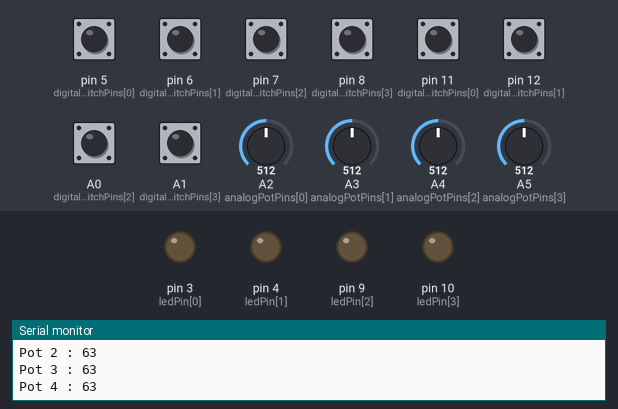
A sketch run on a simulated Teensy 4. Shown: output pins drawn as LEDs (lit = HIGH), the last lines printed to the serial monitor. Inputs (shaded band) come from the test bench; at power-on: A0 (digitalStompSwitchPins[2]), A1 (digitalStompSwitchPins[3]), pin 5 (digitalToggleSwitchPins[0]), pin 6 (digitalToggleSwitchPins[1]), pin 7 (digitalToggleSwitchPins[2]), pin 8 (digitalToggleSwitchPins[3]), pin 11 (digitalStompSwitchPins[0]), pin 12 (digitalStompSwitchPins[1]) HIGH, A2 (analogPotPins[0]) = 512, A3 (analogPotPins[1]) = 512, A4 (analogPotPins[2]) = 512, A5 (analogPotPins[3]) = 512.

Above: at 1.2 s.
1.3 s: pin 11 (digitalStompSwitchPins[0]) pulled LOW for 0.15 s
At 1.38 s:
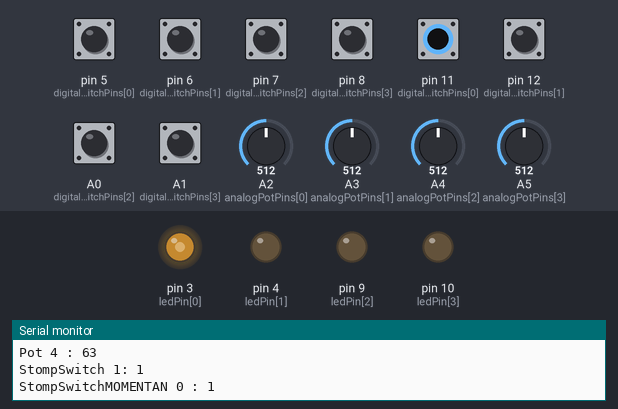
2.9 s: pin 12 (digitalStompSwitchPins[1]) pulled LOW for 0.15 s
At 2.98 s:
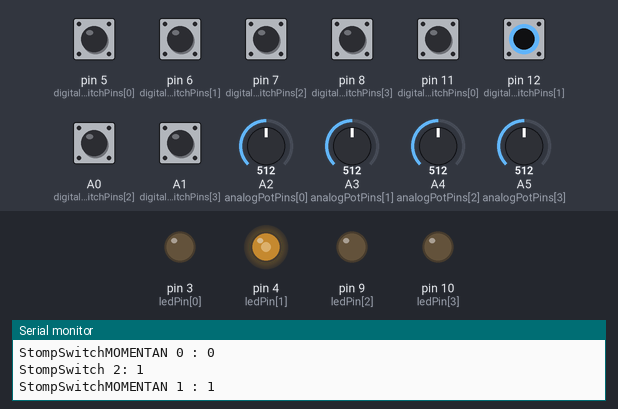
4.5 s: A0 (digitalStompSwitchPins[2]) pulled LOW for 0.15 s
At 4.58 s:
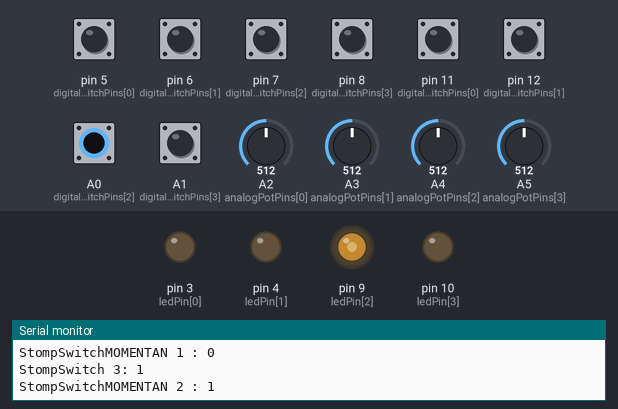
6.1 s: A1 (digitalStompSwitchPins[3]) pulled LOW for 0.15 s
At 6.18 s:
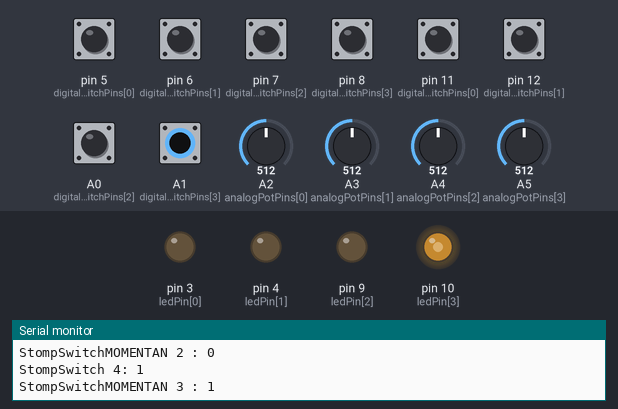
7.7 s: pin 11 (digitalStompSwitchPins[0]) pulled LOW for 1 s
At 9.9 s:
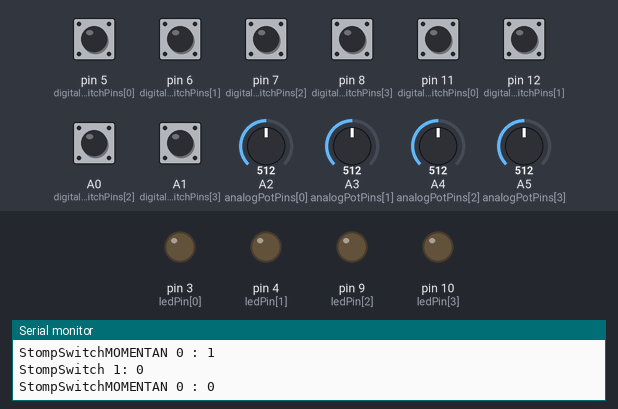
10.2 s: pin 12 (digitalStompSwitchPins[1]) pulled LOW for 1 s
At 11.0 s:
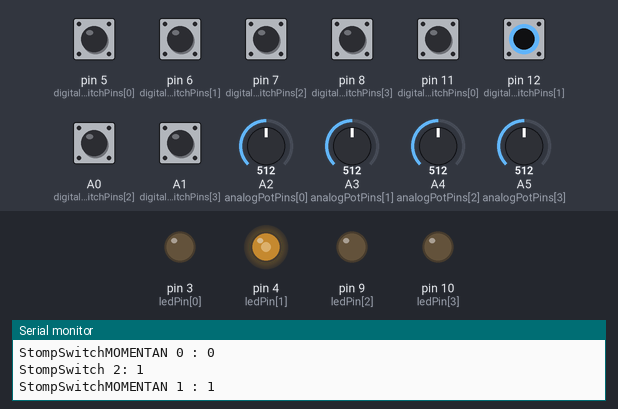
Timing chart, 0 to 13.2 s (numbered marks = the images above; inputs shaded):
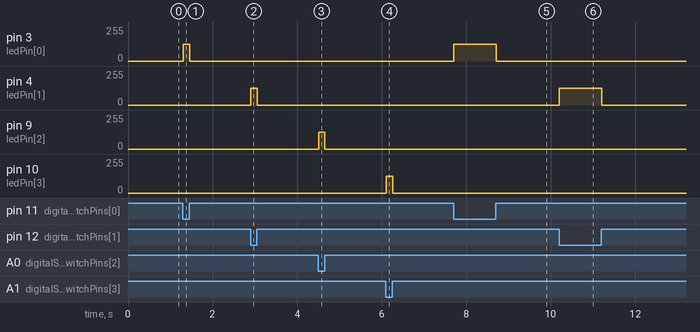

The sketch:

Teensy-based-midi-controller.ino
```cpp
// BUGG ???: när man slår av toggle, men LED är på, fortsätter LED lysa.


// LIBRARIES
#include <Bounce2.h> //debounce library för digital buttons
// #include <MIDI.h> - if I want regular wired MIDI


//----- ANALOG POTS
// declare variables for reading analog pot pins
const int analogPotPins[] = {16, 17, 18, 19};
const int numberOfAnalogPots = 4;
int oldAnalogPotReading[numberOfAnalogPots];
int analogPotValue[numberOfAnalogPots];
int oldAnalogPotValue[numberOfAnalogPots];


//----- TOGGLE

// declare variables for reading toggle switch pins
const int digitalToggleSwitchPins[] = {5, 6, 7, 8};
const int numberOfToggleSwitches = 4;
bool toggleSwitchValue[] = {0, 0, 0, 0}; //actual value
bool oldToggleSwitchValue[] = {0, 0, 0, 0}; //actual value

// declare debounce for toggle switches
Bounce toggleDebounce0 = Bounce();
Bounce toggleDebounce1 = Bounce();
Bounce toggleDebounce2 = Bounce();
Bounce toggleDebounce3 = Bounce();


//----- STOMP SWITCHES

// declare variables for reading stomp switches
const int digitalStompSwitchPins[] = {11, 12, 14, 15}; // TO BE CHANGED
const int numberOfStompSwitches = 4;
bool stompSwitchPressed[] = {0, 0, 0, 0}; //is switch pressed?
bool oldStompSwitchPressed[] = {0, 0, 0, 0}; //OLD is switch pressed?
bool stompSwitchValue[]  = {0, 0, 0, 0} ; // does the program think it's pressed?
bool oldStompSwitchValue[]  = {0, 0, 0, 0} ; // OLD does the program think it's pressed?

//declare debounce for stomp switches
Bounce stompDebounce0 = Bounce();
Bounce stompDebounce1 = Bounce();
Bounce stompDebounce2 = Bounce();
Bounce stompDebounce3 = Bounce();


//----- LED
const int ledPin[] = {3, 4, 9, 10};
const int numberOfLeds = 4;
int ledBrightness[] = {0, 0, 0, 0};


//------------ SETUP ------------//

void setup() {

  //----- TOGGLE SWITCHES

  // init toggle switch pins
  for (int i = 0; i < numberOfToggleSwitches; i++) {
    pinMode(digitalToggleSwitchPins[i], INPUT_PULLUP);
  }

  //Setup debounce for toggle switches
  toggleDebounce0.attach(digitalToggleSwitchPins[0]);
  toggleDebounce0.interval(5); // interval in ms

  toggleDebounce1.attach(digitalToggleSwitchPins[1]);
  toggleDebounce1.interval(5); // interval in ms

  toggleDebounce2.attach(digitalToggleSwitchPins[2]);
  toggleDebounce2.interval(5); // interval in ms

  toggleDebounce3.attach(digitalToggleSwitchPins[3]);
  toggleDebounce3.interval(5); // interval in ms


  //----- LEDS
  for (int i = 0; i < numberOfLeds; i++) {
    pinMode(ledPin[i], OUTPUT);
    digitalWrite(ledPin[i], 0);
  }


  //-----  STOMP SWITCHES

  // init stomp switch pins
  for (int i = 0; i < numberOfStompSwitches; i++) {
    pinMode(digitalStompSwitchPins[i], INPUT_PULLUP);
  }

  //initiate debounce for stomp switches
  stompDebounce0.attach(digitalStompSwitchPins[0]);
  stompDebounce0.interval(5); // interval in ms

  stompDebounce1.attach(digitalStompSwitchPins[1]);
  stompDebounce1.interval(5); // interval in ms

  stompDebounce2.attach(digitalStompSwitchPins[2]);
  stompDebounce2.interval(5); // interval in ms

  stompDebounce3.attach(digitalStompSwitchPins[3]);
  stompDebounce3.interval(5); // interval in ms


  //initiate serial, for debug
  //Serial.begin(9600);
}


//------------ LOOP ------------//

void loop() {

  //----- READ PHYSICAL PINS
  ReadAnalogPots();
  ReadToggleSwitches();
  ReadStompSwitches();

  //----- BASIC FUNCTION FOR STOMP SWITCHES
  // To be deleted when I've written better functions

  for (int i = 0; i < numberOfStompSwitches; i++) {
    StompSwitchMode(i, i);
  }


  //----- DO STUFF
  // Eventually replaced by switch case for "menu"

  usbMidiTest();

  //----- WRITE PHYSICAL PINS

  for (int i = 0; i < numberOfLeds; i++) {
    LedBrightness(i, i);
    LedControlledByStomp(i,i); //Hard coded relationship, not optimal?

    //LedWrite(i, i); // old function, digital write
  }


  //----- FINISH THIS ITERATION
  // Save this iteration's values, so that next iteration
  // can tell if something has changed
  EndSequence();

  delay(4);
}


//------------ EXTRA FUNCTIONS ------------//

// Save variables for next iteration
void EndSequence() {

  // STOMP SWITCHES

  for (int i = 0; i < numberOfStompSwitches; i++) {
    oldStompSwitchPressed[i] = stompSwitchPressed[i];
  }

  for (int i = 0; i < numberOfStompSwitches; i++) {
    oldStompSwitchValue[i] = stompSwitchValue[i];
  }

}
```

midi_handling.ino
```cpp
//--- CC mode
// stomp skickar CC
// ratt skickar annan cc
// toggle är latch


// skulle man kunna göra det här snyggare genom att köra
//en funktion istället för globala variabler för så mkt?
// typ funktionen "vad är stompSwitchValue?". Det gör jag globalt nu.


void usbMidiTest() {
  // specify MIDI CC
  int usbMidiChannel = 1;
  int usbMidiStompCc[] {74, 75, 76, 77};
  int usbMidiPotCc[] {102, 103, 104, 105};

  // Send pot value as CC


  for (int i = 0; i < numberOfAnalogPots; i++) {

    if (analogPotValue[i] != oldAnalogPotValue[i]) {
      usbMIDI.sendControlChange(usbMidiPotCc[i], analogPotValue[i], usbMidiChannel); // CC nr, value, midichannel
      //MIDI.sendControlChange(usbMidiPotCc[i], analogPotValue[i], usbMidiChannel); // CC nr, value, midichannel
      oldAnalogPotValue[i] = analogPotValue[i];
    }
  }
  // send stomp swithc value as CC


  for (int i = 0; i < numberOfStompSwitches; i++) {
    if (stompSwitchValue[i] != oldStompSwitchValue[i]) {
      if (stompSwitchValue[i] == 1) {
        usbMIDI.sendControlChange(usbMidiStompCc[i], 127, usbMidiChannel); // CC nr, value, midichannel
        //MIDI.sendControlChange(usbMidiStompCc[i], 127, usbMidiChannel); // CC nr, value, midichannel
      }

      else {
        usbMIDI.sendControlChange(usbMidiStompCc[i], 0, usbMidiChannel); // CC nr, value, midichannel
        //MIDI.sendControlChange(usbMidiStompCc[i], 0, usbMidiChannel); // CC nr, value, midichannel
      }
    }
  }

}
```

handle_physical_pins.ino
```cpp
//----- ANALOG POTS

void ReadAnalogPots() {
  for (int i = 0; i < numberOfAnalogPots; i++) {
    int localPot = (analogRead(analogPotPins[i]) / 4 + oldAnalogPotReading[i]) / 2;
    if (oldAnalogPotReading[i] != localPot) {
      Serial.println((String)"Pot " + (i + 1) + " : " + (localPot / 2));
      analogPotValue[i] = localPot / 2;
    }

    oldAnalogPotReading[i] = localPot;
  }
}


//----- TOGGLE SWITCHES

void ReadToggleSwitches() {

  // Update the Bounce instances :
  toggleDebounce0.update();
  toggleDebounce1.update();
  toggleDebounce2.update();
  toggleDebounce3.update();


  // SWITCH 1
  if (toggleDebounce0.read() == 1) {
    toggleSwitchValue[0] = true;
  } else {
    toggleSwitchValue[0] = false;
  }

  if (toggleSwitchValue[0] != oldToggleSwitchValue[0]) {

    Serial.println((String)"Switch 1: " + toggleSwitchValue[0]);
  }

  oldToggleSwitchValue[0] = toggleSwitchValue[0];


  // SWITCH 2
  if (toggleDebounce1.read() == 1) {
    toggleSwitchValue[1] = true;
  } else {
    toggleSwitchValue[1] = false;
  }

  if (toggleSwitchValue[1] != oldToggleSwitchValue[1]) {

    Serial.println((String)"Switch 2: " + toggleSwitchValue[1]);
  }

  oldToggleSwitchValue[1] = toggleSwitchValue[1];

  // SWITCH 3
  if (toggleDebounce2.read() == 1) {
    toggleSwitchValue[2] = true;
  } else {
    toggleSwitchValue[2] = false;
  }

  if (toggleSwitchValue[2] != oldToggleSwitchValue[2]) {

    Serial.println((String)"Switch 3: " + toggleSwitchValue[2]);
  }

  oldToggleSwitchValue[2] = toggleSwitchValue[2];

  // SWITCH 4
  if (toggleDebounce3.read() == 1) {
    toggleSwitchValue[3] = true;
  } else {
    toggleSwitchValue[3] = false;
  }

  if (toggleSwitchValue[3] != oldToggleSwitchValue[3]) {

    Serial.println((String)"Switch 4: " + toggleSwitchValue[3]);
  }

  oldToggleSwitchValue[3] = toggleSwitchValue[3];
}


//----- LEDS

void LedWrite() {
  for (int i = 0; i < numberOfLeds; i++) {
    analogWrite(ledPin[i], ledBrightness[i]);
  }
}


//----- STOMP SWITCHES

void ReadStompSwitches() {

  stompDebounce0.update();
  stompDebounce1.update();
  stompDebounce2.update();
  stompDebounce3.update();


  // STOMP SWITCH 1

  if (stompDebounce0.read() == 0) {
    stompSwitchPressed[0] = true;
  } else {
    stompSwitchPressed[0] = false;
  }

  if (stompSwitchPressed[0] != oldStompSwitchPressed[0]) {

    Serial.println((String)"StompSwitch 1: " + stompSwitchPressed[0]);
  }


  // STOMP SWITCH 2

  if (stompDebounce1.read() == 0) {
    stompSwitchPressed[1] = true;
  } else {
    stompSwitchPressed[1] = false;
  }

  if (stompSwitchPressed[1] != oldStompSwitchPressed[1]) {

    Serial.println((String)"StompSwitch 2: " + stompSwitchPressed[1]);
  }


  // STOMP SWITCH 3

  if (stompDebounce2.read() == 0) {
    stompSwitchPressed[2] = true;
  } else {
    stompSwitchPressed[2] = false;
  }

  if (stompSwitchPressed[2] != oldStompSwitchPressed[2]) {

    Serial.println((String)"StompSwitch 3: " + stompSwitchPressed[2]);
  }


  // STOMP SWITCH 4

  if (stompDebounce3.read() == 0  ) {
    stompSwitchPressed[3] = true;
  } else {
    stompSwitchPressed[3] = false;
  }

  if (stompSwitchPressed[3] != oldStompSwitchPressed[3]) {

    Serial.println((String)"StompSwitch 4: " + stompSwitchPressed[3]);
  }

}
```

process_physical_pins.ino
```cpp
// STOMP SWITCHES

void StompSwitchMode(int stompSwitch,int toggleSwitch) {

  bool isMomentan = toggleSwitchValue[toggleSwitch];

  if (!isMomentan) {
    if (stompSwitchPressed[stompSwitch] != oldStompSwitchPressed[stompSwitch] && stompSwitchPressed[stompSwitch] == 1) {
      stompSwitchValue[stompSwitch] = 1 - stompSwitchValue[stompSwitch];


      Serial.println((String)"StompSwitchVALUE " + stompSwitch + " : " + stompSwitchValue[stompSwitch]);
    }

  } else {
        if (stompSwitchPressed[stompSwitch] != oldStompSwitchPressed[stompSwitch]) {
          stompSwitchValue[stompSwitch] = stompSwitchPressed[stompSwitch];
    Serial.println((String)"StompSwitchMOMENTAN " + stompSwitch + " : " + stompSwitchValue[stompSwitch]);
        }
  }
}


//----- LEDS

void LedBrightness(int led, int pot) {
  ledBrightness[led] = analogPotValue[pot] * 2;

  if (ledBrightness[led] <= 1) {
    ledBrightness[led] = 1;
  }

}

// standardfunktion - ifall jag bara vill styra LED med stomp

void LedControlledByStomp(int led, int stomp) {

  if (stompSwitchValue[stomp] == 0) {
    analogWrite(ledPin[led], 0);
  } else {
    analogWrite(ledPin[led], ledBrightness[led]);
  }
}


//------ OLD LED
void LedOn(int led, int stomp) {
  //om toggle = 1 vill jag att led ska lysa, med ledbrightness styrka
  //om toggle = 0 vill jag att den ska vara släckt

  if (stompSwitchValue[stomp] == 0) {
    analogWrite(ledPin[led], 0);
  } else {
    analogWrite(ledPin[led], ledBrightness[led]);
  }

}
```

Measured:
- after the input at 1.3 s, pin 3 (ledPin[0]): 0/255 → 126/255 at once, → 0/255 0.15 s later
- after the input at 2.9 s, pin 4 (ledPin[1]): 0/255 → 126/255 at once, → 0/255 0.15 s later
- after the input at 4.5 s, pin 9 (ledPin[2]): 0/255 → 126/255 at once, → 0/255 0.15 s later
- after the input at 6.1 s, pin 10 (ledPin[3]): 0/255 → 126/255 at once, → 0/255 0.15 s later
- after the input at 7.7 s, pin 3 (ledPin[0]): 0/255 → 126/255 at once, → 0/255 1.0 s later
- after the input at 10.2 s, pin 4 (ledPin[1]): 0/255 → 126/255 at once, → 0/255 1.0 s later
